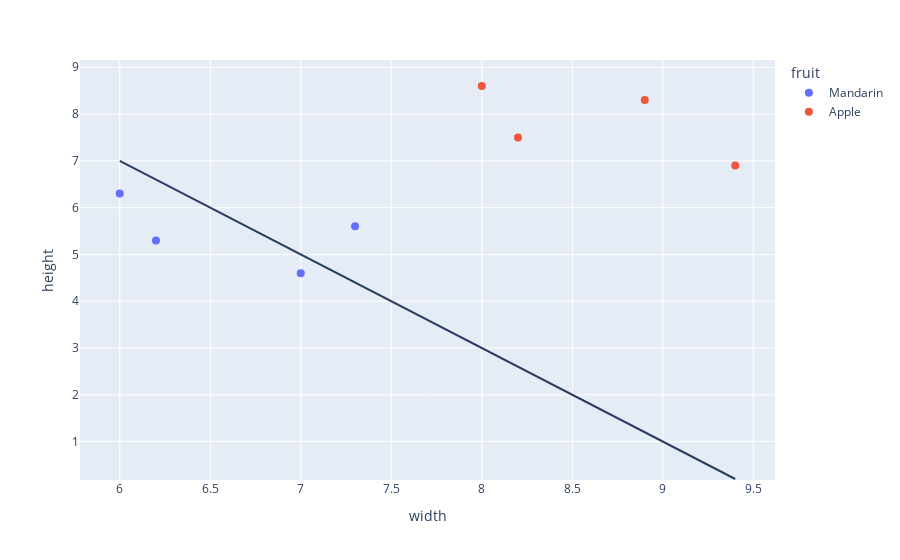

Write notebook code for a chart like this one.
### Code cell
fig = px.scatter(df, x="width", y="height", color="fruit", color_continuous_scale='Bluered_r')
fig.update_traces(marker_size=8)

x_0 = min(df.width.values)
x_1 = max(df.width.values)

fig.add_shape(type="line",
              x0=x_0, 
              y0=init_line(-2, 19, x_0), 
              x1=x_1, 
              y1=init_line(-2, 19, x_1))
fig.show()

### Figure 1 — Plotly figure (JSON) as saved in the notebook; plotly's stock layout.template omitted (floating-point values rounded to 4 significant figures)
{"data": [{"hovertemplate": "fruit=Mandarin<br>width=%{x}<br>height=%{y}<extra></extra>", "legendgroup": "Mandarin", "marker": {"color": "#636efa", "size": 8, "symbol": "circle"}, "mode": "markers", "name": "Mandarin", "orientation": "v", "showlegend": true, "type": "scatter", "x": [7, 6.2, 7.3, 6], "xaxis": "x", "y": [4.6, 5.3, 5.6, 6.3], "yaxis": "y"}, {"hovertemplate": "fruit=Apple<br>width=%{x}<br>height=%{y}<extra></extra>", "legendgroup": "Apple", "marker": {"color": "#EF553B", "size": 8, "symbol": "circle"}, "mode": "markers", "name": "Apple", "orientation": "v", "showlegend": true, "type": "scatter", "x": [9.4, 8.2, 8.9, 8], "xaxis": "x", "y": [6.9, 7.5, 8.3, 8.6], "yaxis": "y"}], "layout": {"legend": {"title": {"text": "fruit"}, "tracegroupgap": 0}, "margin": {"t": 60}, "shapes": [{"type": "line", "x0": 6, "x1": 9.4, "y0": 7, "y1": 0.2}], "xaxis": {"anchor": "y", "domain": [0, 1], "title": {"text": "width"}}, "yaxis": {"anchor": "x", "domain": [0, 1], "title": {"text": "height"}}}}
